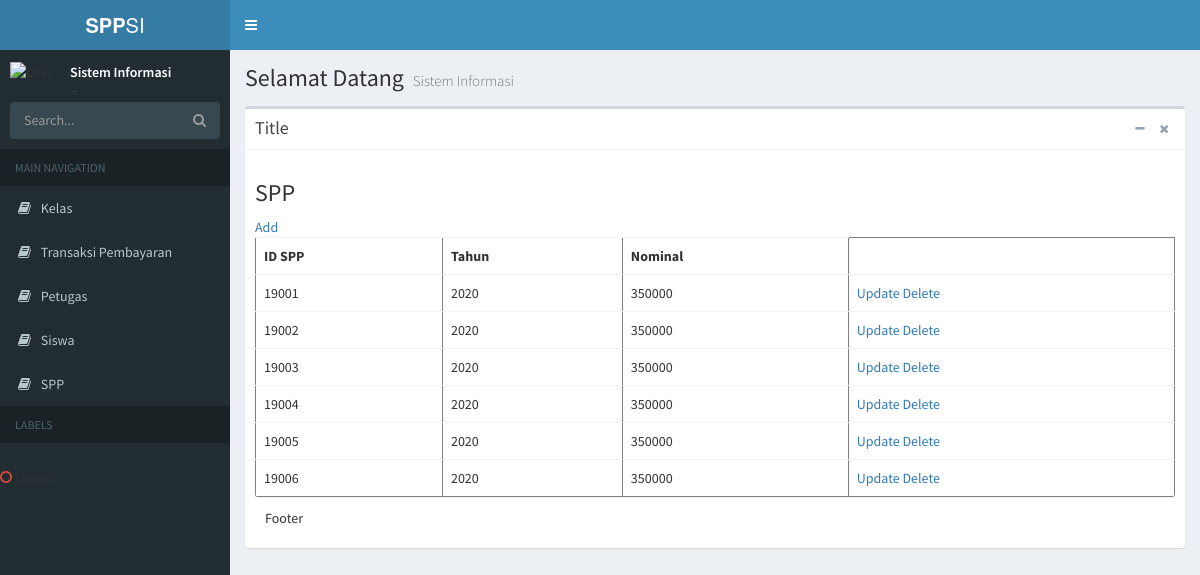
Screenshot of /index.php/Welcome/DataSPP with the database file from the repository.
### tables this page shows
CREATE TABLE `spp` (
  `id_spp` int(11) NOT NULL,
  `tahun` varchar(30) NOT NULL,
  `nominal` int(11) NOT NULL
);

### application/controllers/Welcome.php (called while the page is built, shortened)
<?php
class Welcome extends CI_Controller {
	function __construct(){
	$this->load->model('MSudi');
	}
		public function DataSPP()
	{
		if($this->uri->segment(4)=='view')
		{
			$id_spp=$this->uri->segment(3);
			$tampil=$this->MSudi->GetDataWhere('spp','id_spp',$id_spp)->row();
			$data['detail']['id_spp']= $tampil->id_spp;
            		$data['detail']['tahun']= $tampil->tahun;
            		$data['detail']['nominal']= $tampil->nominal;
			$data['content']='VFormUpdateSPP';
		}
		else
		{
			$data['DataSPP']=$this->MSudi->GetData('spp');
			$data['content']='VSPP';
		}
		$this->load->view('VBackend',$data);
	}
}

### index.php (called while the page is built, shortened)
<?php
require_once BASEPATH.'core/CodeIgniter.php';

### application/models/MSudi.php (called while the page is built, shortened)
<?php
class MSudi extends CI_Model
{
    function GetData($tabel)
    {
        $query= $this->db->get($tabel);
        return $query->result();
    }
}

### application/views/VSPP.php (the view)
<h3 class="box-title">SPP</h3>
              <a href="<?php echo site_url('Welcome/VFormAddSpp'); ?>">Add</a>
            <div class="box-body table-responsive no-padding">
              <table class="table table-hover" border="1px">
	<tr>
		<th>ID SPP</th>
		<th>Tahun</th>
		<th>Nominal</th>
	</tr>
	<?php
	if(!empty($DataSPP))
	{
		foreach($DataSPP as $ReadDS)
		{
	?>
	<tr>
		<td><?php echo $ReadDS->id_spp; ?></td>
		<td><?php echo $ReadDS->tahun; ?></td>
		<td><?php echo $ReadDS->nominal; ?></td>
		<td>
			<a href="<?php echo site_url('Welcome/DataSPP/'.$ReadDS->id_spp.'/view') ?>">Update</a>
			<a href="<?php echo site_url('Welcome/DeleteDataSPP/'.$ReadDS->id_spp) ?>">Delete</a>
		</td>
	</tr>
	<?php
		}
	}
	?>
</table>

### application/views/VBackend.php (shortened to what this page needs)
<!DOCTYPE html>
<html>
<head>
  <link rel="stylesheet" href="<?php echo base_url('temp/bower_components/bootstrap/dist/css/bootstrap.min.css'); ?>">
  <link rel="stylesheet" href="<?php echo base_url('temp/bower_components/font-awesome/css/font-awesome.min.css'); ?>">
  <link rel="stylesheet" href="<?php echo base_url('temp/bower_components/Ionicons/css/ionicons.min.css'); ?>">
  <link rel="stylesheet" href="<?php echo base_url('temp/dist/css/AdminLTE.min.css'); ?>">
  <link rel="stylesheet" href="<?php echo base_url('temp/dist/css/skins/_all-skins.min.css'); ?>">
</head>
<body class="hold-transition skin-blue sidebar-mini">
<div class="wrapper">
  <header class="main-header">
    <a href="temp/index2.html" class="logo">
      <span class="logo-lg"><b>SPP</b>SI</span>
    </a>
    <nav class="navbar navbar-static-top">
      <a href="#" class="sidebar-toggle" data-toggle="push-menu" role="button">
      </a>
    </nav>
  </header>
  <aside class="main-sidebar">
    <section class="sidebar">
      <div class="user-panel">
        <div class="pull-left image">
          <img src="<?php ('temp/dist/img/user2-160x160.jpg" class="img-circle'); ?>" alt="User Image">
        </div>
        <div class="pull-left info">
          <p>Sistem Informasi</p>
          <a href="#"><i class="fa fa-circle text-success"></i> Online</a>
        </div>
      </div>
      <form action="#" method="get" class="sidebar-form">
        <div class="input-group">
          <input type="text" name="q" class="form-control" placeholder="Search...">
          <span class="input-group-btn">
                <button type="submit" name="search" id="search-btn" class="btn btn-flat"><i class="fa fa-search"></i>
                </button>
              </span>
        </div>
      </form>
      <ul class="sidebar-menu" data-widget="tree">
        <li class="header">MAIN NAVIGATION</li>
        <li><a href="<?php echo site_url('Welcome/DataKelas'); ?>"><i class="fa fa-book"></i> <span>Kelas</span></a></li>
        <li><a href="<?php echo site_url('Welcome/DataPb'); ?>"><i class="fa fa-book"></i> <span>Transaksi Pembayaran</span></a></li>
        <li><a href="<?php echo site_url('Welcome/DataPt'); ?>"><i class="fa fa-book"></i> <span>Petugas</span></a></li>
        <li><a href="<?php echo site_url('Welcome/DataSiswa'); ?>"><i class="fa fa-book"></i> <span>Siswa</span></a></li>
        <li><a href="<?php echo site_url('Welcome/DataSPP'); ?>"><i class="fa fa-book"></i> <span>SPP</span></a></li>
        <li class="header">LABELS</li>
        <li><a href="<?php echo site_url('Welcome/Logout'); ?>"></a><i class="fa fa-circle-o text-red"></i> <span>Logout</span></a></li>
      </ul>
    </section>
  </aside>
  <div class="content-wrapper">
    <section class="content-header">
      <h1>
        Selamat Datang
        <small>Sistem Informasi</small>
      </h1>
      <ol class="breadcrumb">
      </ol>
    </section>
    <section class="content">
      <div class="box">
        <div class="box-header with-border">
          <h3 class="box-title">Title</h3>
          <div class="box-tools pull-right">
            <button type="button" class="btn btn-box-tool" data-widget="collapse" data-toggle="tooltip"
                    title="Collapse">
              <i class="fa fa-minus"></i></button>
            <button type="button" class="btn btn-box-tool" data-widget="remove" data-toggle="tooltip" title="Remove">
              <i class="fa fa-times"></i></button>
          </div>
        </div>
        <div class="box-body">
         <?php $this->load->view($content); ?>
        </div>
        <div class="box-footer">
          Footer
        </div>
      </div>
    </section>
  </div>
</div>
</body>
</html>

### rows the page displays
spp: id_spp "19001", tahun "2020", nominal "350000"
spp: id_spp "19002", tahun "2020", nominal "350000"
spp: id_spp "19003", tahun "2020", nominal "350000"
spp: id_spp "19004", tahun "2020", nominal "350000"
spp: id_spp "19005", tahun "2020", nominal "350000"
spp: id_spp "19006", tahun "2020", nominal "350000"
